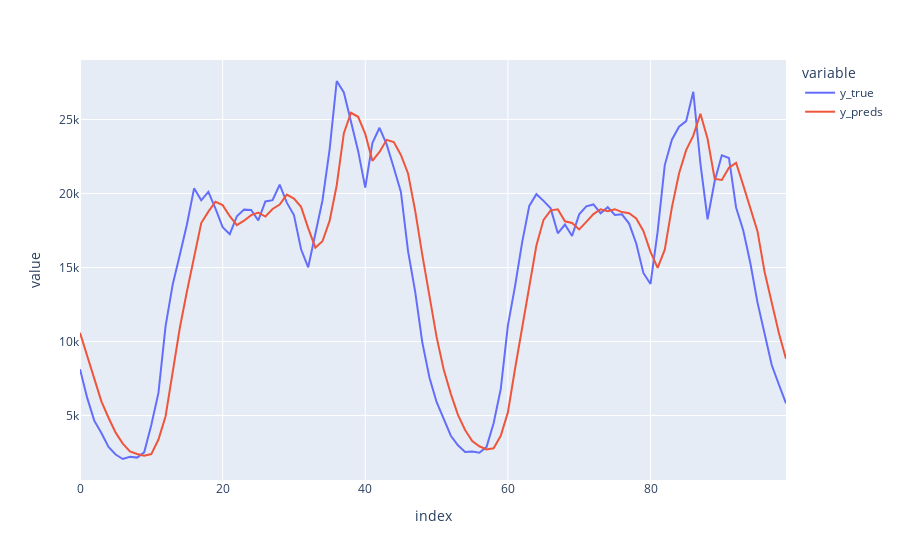

Notebook code cell kept with this figure:
### Code cell
import plotly.express as px

df = pd.DataFrame({"y_true": y_true, "y_preds": y_preds}).head(100)
fig = px.line(df, y=["y_true", "y_preds"], title="")
fig.show()
